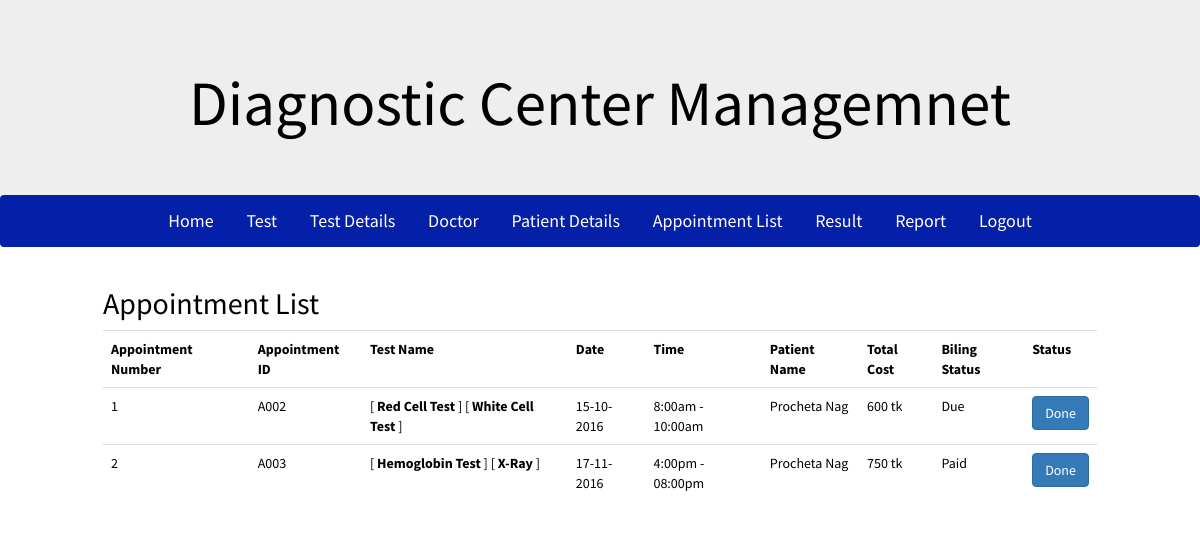
The app's page /admin/appointment.php (signed in) with its own data.
### tables this page shows
CREATE TABLE `appointment` (
  `id` int(100) NOT NULL,
  `app_id` varchar(100) NOT NULL,
  `patient_id` varchar(100) NOT NULL,
  `test` varchar(100) NOT NULL,
  `date` varchar(30) NOT NULL,
  `time` varchar(20) NOT NULL,
  `amount` varchar(10) NOT NULL,
  `status` varchar(10) NOT NULL,
  `state` int(5) NOT NULL
);

CREATE TABLE `test` (
  `id` int(100) NOT NULL,
  `test_id` varchar(100) NOT NULL,
  `type` varchar(100) NOT NULL,
  `cost` varchar(20) NOT NULL,
  `status` int(5) NOT NULL
);

CREATE TABLE `patient` (
  `id` int(100) NOT NULL,
  `p_id` varchar(100) NOT NULL,
  `name` varchar(50) NOT NULL,
  `address` varchar(200) NOT NULL,
  `age` varchar(100) NOT NULL,
  `sex` varchar(10) NOT NULL,
  `email` varchar(40) NOT NULL,
  `username` varchar(30) NOT NULL,
  `pass` varchar(20) NOT NULL
);

### admin/include/check-login.php (called while the page is built, shortened)
<?php
	if(isset($_COOKIE['username']))
	{
		$username = $_COOKIE['username'];
		$pass = $_COOKIE['password'];
		$check = $conn->query("SELECT * FROM admin WHERE username = '$username'");
		foreach($check as $info)
		{
			if ($pass != $info['password'])
			{
				$login = 0;
			}
			else
			{
				$login = 1;
			}
		}
	}
?>

### admin/appointment.php (the view, shortened to what this page needs)
<?php
	include('../configuration.php');
    $conn = new PDO("mysql:host=$host;dbname=$db",$user,$pw);
	include('include/check-login.php');
?>
<?php include('include/header.php'); ?>
<?php include('include/admin-nav.php'); ?>
<?php
	if($login == 0)
	{
		header('location:index.php');
	}
	else
	{
?>
<div class="container">
	<div class="row">
		<div class="col-md-12">
			<h2>Appointment List</h2>
			<table class="table">
				<?php
					$check = $conn->query("SELECT * FROM appointment WHERE state = 0");
					if($check->rowCount() != 0){
				?>
				<tr>
					<th>Appointment Number</th>
					<th>Appointment ID</th>
					<th>Test Name</th>
					<th>Date</th>
					<th>Time</th>
					<th>Patient Name</th>
					<th>Total Cost</th>
					<th>Biling Status</th>
					<th>Status</th>
				</tr>
				<?php
					}
					else
						echo "<h4>Empty List</h4>";
					$sl = 1;
					foreach ($check as $test_val) {
					?>
					<tr>
						<td><?php echo $sl; ?></td>
						<td><?php echo $test_val['app_id'] ?></td>
						<td>
							<?php
								$test_list = explode(',',$test_val['test']);
								for($i = 0; $i < sizeof($test_list); $i++){
									$test_names = $conn->query("SELECT * FROM test WHERE test_id = '".$test_list[$i]."'");
									foreach ($test_names as $test_name) {
									 	echo '[ <b>'.$test_name['type'].'</b> ] ';
									}
								}
							?>
						</td>
						<td><?php echo $test_val['date'] ?></td>
						<td><?php echo $test_val['time'] ?></td>
						<td>
							<?php
								$names = $conn->query("SELECT * FROM patient WHERE p_id = '".$test_val['patient_id']."'");
								foreach ($names as $name) {
								 	echo $name['name'];
								}
							?>
						</td>
						<td><?php echo $test_val['amount'] ?></td>
						<td>
							<?php
								if($test_val['status'] == 'Deu')
									echo "<p style='color:red'>You have to pay now</p>";
								else
									echo $test_val['status'];
							?>
						</td>
						<td><a href="appointment.php?aid=<?php echo $test_val['app_id']; ?>" class="btn btn-primary">Done</button></td>
					</tr>
					<?php
						$sl++;
					}
				?>
			</table>
		</div>
	</div>
</div>
</body>
</html>
<?php
	}
?>

### css/style.css (style rules this page uses)
body { font-family: 'Source Sans Pro', sans-serif; background-size:cover; font-weight: 400; font-size: 14px; line-height: 21px; color: #000; margin-bottom: 0; overflow-y: auto; overflow-x: hidden; background:#fff; }
a:link { text-decoration: none; }
.container { max-width:1024px; position: relative; z-index: 2; }

### records on screen
appointment: app "A002", date "15-10-2016", time "8:00am - 10:00am", amount "600 tk", status "Due"
test: type "Red Cell Test"
test: type "White Cell Test"
patient: name "Procheta Nag"
appointment: app "A003", date "17-11-2016", time "4:00pm - 08:00pm", amount "750 tk", status "Paid"
test: type "Hemoglobin Test"
test: type "X-Ray"
